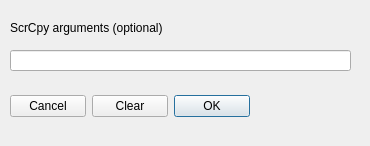
<?xml version="1.0" encoding="UTF-8"?>
<ui version="4.0">
 <class>scpDialog</class>
 <widget class="QDialog" name="scpDialog">
  <property name="geometry">
   <rect>
    <x>0</x>
    <y>0</y>
    <width>370</width>
    <height>146</height>
   </rect>
  </property>
  <property name="windowTitle">
   <string>ScrCpy</string>
  </property>
  <widget class="QLabel" name="label">
   <property name="geometry">
    <rect>
     <x>10</x>
     <y>20</y>
     <width>331</width>
     <height>16</height>
    </rect>
   </property>
   <property name="text">
    <string>ScrCpy arguments (optional)</string>
   </property>
  </widget>
  <widget class="QLineEdit" name="scpargs">
   <property name="geometry">
    <rect>
     <x>10</x>
     <y>50</y>
     <width>341</width>
     <height>21</height>
    </rect>
   </property>
   <property name="toolTip">
    <string>Enter any arguments for ScrCpy. To see valid arguments, enter  &quot;scrcpy --help&quot;  from the command-line. </string>
   </property>
   <property name="toolTipDuration">
    <number>-1</number>
   </property>
  </widget>
  <widget class="QWidget" name="">
   <property name="geometry">
    <rect>
     <x>10</x>
     <y>90</y>
     <width>240</width>
     <height>32</height>
    </rect>
   </property>
   <layout class="QHBoxLayout" name="horizontalLayout">
    <item>
     <widget class="QPushButton" name="cancelButton">
      <property name="toolTip">
       <string>Cancel Scrcpy</string>
      </property>
      <property name="text">
       <string>Cancel</string>
      </property>
      <property name="autoDefault">
       <bool>false</bool>
      </property>
     </widget>
    </item>
    <item>
     <widget class="QPushButton" name="pushButton">
      <property name="toolTip">
       <string>Clear arguments field</string>
      </property>
      <property name="text">
       <string>Clear</string>
      </property>
      <property name="autoDefault">
       <bool>false</bool>
      </property>
     </widget>
    </item>
    <item>
     <widget class="QPushButton" name="okButton">
      <property name="toolTip">
       <string>Start ScrCpy</string>
      </property>
      <property name="text">
       <string>OK</string>
      </property>
     </widget>
    </item>
   </layout>
  </widget>
 </widget>
 <resources/>
 <connections>
  <connection>
   <sender>cancelButton</sender>
   <signal>clicked()</signal>
   <receiver>scpDialog</receiver>
   <slot>reject()</slot>
   <hints>
    <hint type="sourcelabel">
     <x>50</x>
     <y>105</y>
    </hint>
    <hint type="destinationlabel">
     <x>199</x>
     <y>72</y>
    </hint>
   </hints>
  </connection>
  <connection>
   <sender>okButton</sender>
   <signal>clicked()</signal>
   <receiver>scpDialog</receiver>
   <slot>accept()</slot>
   <hints>
    <hint type="sourcelabel">
     <x>133</x>
     <y>105</y>
    </hint>
    <hint type="destinationlabel">
     <x>199</x>
     <y>72</y>
    </hint>
   </hints>
  </connection>
 </connections>
</ui>
